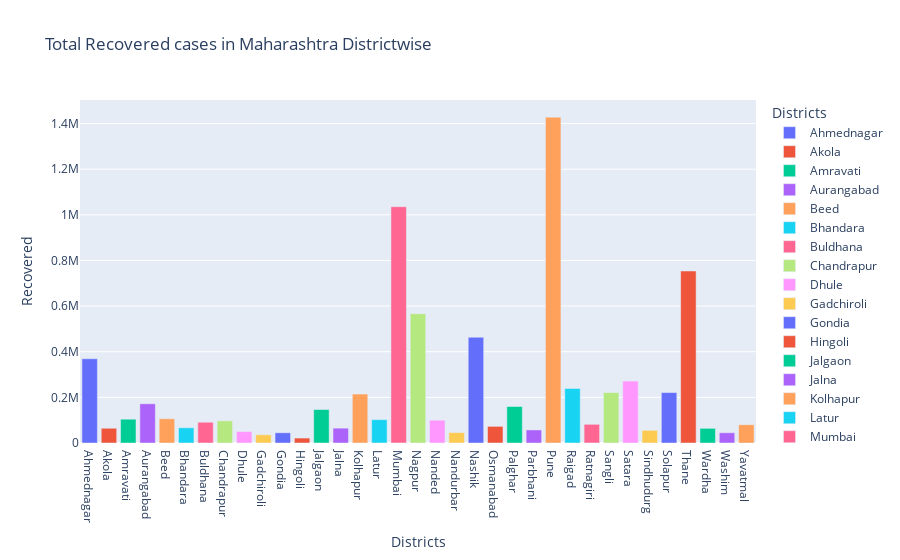

The notebook cell this image was saved under:
### Markdown cell above
**Total Recovered cases in Maharashtra Districtwise**

### Code cell
fig=px.bar(dataframe,x="Districts",y="Recovered",title="Total Recovered cases in Maharashtra Districtwise",color='Districts')
fig.show()

### Figure 1 — Plotly figure (JSON) as saved in the notebook; plotly's stock layout.template omitted (floating-point values rounded to 4 significant figures)
{"data": [{"alignmentgroup": "True", "hovertemplate": "Districts=%{x}<br>Recovered=%{y}<extra></extra>", "legendgroup": "Ahmednagar", "marker": {"color": "#636efa", "pattern": {"shape": ""}}, "name": "Ahmednagar", "offsetgroup": "Ahmednagar", "orientation": "v", "showlegend": true, "textposition": "auto", "type": "bar", "x": ["Ahmednagar"], "xaxis": "x", "y": [369253], "yaxis": "y"}, {"alignmentgroup": "True", "hovertemplate": "Districts=%{x}<br>Recovered=%{y}<extra></extra>", "legendgroup": "Akola", "marker": {"color": "#EF553B", "pattern": {"shape": ""}}, "name": "Akola", "offsetgroup": "Akola", "orientation": "v", "showlegend": true, "textposition": "auto", "type": "bar", "x": ["Akola"], "xaxis": "x", "y": [64646], "yaxis": "y"}, {"alignmentgroup": "True", "hovertemplate": "Districts=%{x}<br>Recovered=%{y}<extra></extra>", "legendgroup": "Amravati", "marker": {"color": "#00cc96", "pattern": {"shape": ""}}, "name": "Amravati", "offsetgroup": "Amravati", "orientation": "v", "showlegend": true, "textposition": "auto", "type": "bar", "x": ["Amravati"], "xaxis": "x", "y": [104272], "yaxis": "y"}, {"alignmentgroup": "True", "hovertemplate": "Districts=%{x}<br>Recovered=%{y}<extra></extra>", "legendgroup": "Aurangabad", "marker": {"color": "#ab63fa", "pattern": {"shape": ""}}, "name": "Aurangabad", "offsetgroup": "Aurangabad", "orientation": "v", "showlegend": true, "textposition": "auto", "type": "bar", "x": ["Aurangabad"], "xaxis": "x", "y": [171892], "yaxis": "y"}, {"alignmentgroup": "True", "hovertemplate": "Districts=%{x}<br>Recovered=%{y}<extra></extra>", "legendgroup": "Beed", "marker": {"color": "#FFA15A", "pattern": {"shape": ""}}, "name": "Beed", "offsetgroup": "Beed", "orientation": "v", "showlegend": true, "textposition": "auto", "type": "bar", "x": ["Beed"], "xaxis": "x", "y": [106143], "yaxis": "y"}, {"alignmentgroup": "True", "hovertemplate": "Districts=%{x}<br>Recovered=%{y}<extra></extra>", "legendgroup": "Bhandara", "marker": {"color": "#19d3f3", "pattern": {"shape": ""}}, "name": "Bhandara", "offsetgroup": "Bhandara", "orientation": "v", "showlegend": true, "textposition": "auto", "type": "bar", "x": ["Bhandara"], "xaxis": "x", "y": [66755], "yaxis": "y"}, {"alignmentgroup": "True", "hovertemplate": "Districts=%{x}<br>Recovered=%{y}<extra></extra>", "legendgroup": "Buldhana", "marker": {"color": "#FF6692", "pattern": {"shape": ""}}, "name": "Buldhana", "offsetgroup": "Buldhana", "orientation": "v", "showlegend": true, "textposition": "auto", "type": "bar", "x": ["Buldhana"], "xaxis": "x", "y": [90922], "yaxis": "y"}, {"alignmentgroup": "True", "hovertemplate": "Districts=%{x}<br>Recovered=%{y}<extra></extra>", "legendgroup": "Chandrapur", "marker": {"color": "#B6E880", "pattern": {"shape": ""}}, "name": "Chandrapur", "offsetgroup": "Chandrapur", "orientation": "v", "showlegend": true, "textposition": "auto", "type": "bar", "x": ["Chandrapur"], "xaxis": "x", "y": [97182], "yaxis": "y"}, {"alignmentgroup": "True", "hovertemplate": "Districts=%{x}<br>Recovered=%{y}<extra></extra>", "legendgroup": "Dhule", "marker": {"color": "#FF97FF", "pattern": {"shape": ""}}, "name": "Dhule", "offsetgroup": "Dhule", "orientation": "v", "showlegend": true, "textposition": "auto", "type": "bar", "x": ["Dhule"], "xaxis": "x", "y": [49963], "yaxis": "y"}, {"alignmentgroup": "True", "hovertemplate": "Districts=%{x}<br>Recovered=%{y}<extra></extra>", "legendgroup": "Gadchiroli", "marker": {"color": "#FECB52", "pattern": {"shape": ""}}, "name": "Gadchiroli", "offsetgroup": "Gadchiroli", "orientation": "v", "showlegend": true, "textposition": "auto", "type": "bar", "x": ["Gadchiroli"], "xaxis": "x", "y": [36131], "yaxis": "y"}, {"alignmentgroup": "True", "hovertemplate": "Districts=%{x}<br>Recovered=%{y}<extra></extra>", "legendgroup": "Gondia", "marker": {"color": "#636efa", "pattern": {"shape": ""}}, "name": "Gondia", "offsetgroup": "Gondia", "orientation": "v", "showlegend": true, "textposition": "auto", "type": "bar", "x": ["Gondia"], "xaxis": "x", "y": [44796], "yaxis": "y"}, {"alignmentgroup": "True", "hovertemplate": "Districts=%{x}<br>Recovered=%{y}<extra></extra>", "legendgroup": "Hingoli", "marker": {"color": "#EF553B", "pattern": {"shape": ""}}, "name": "Hingoli", "offsetgroup": "Hingoli", "orientation": "v", "showlegend": true, "textposition": "auto", "type": "bar", "x": ["Hingoli"], "xaxis": "x", "y": [21646], "yaxis": "y"}, {"alignmentgroup": "True", "hovertemplate": "Districts=%{x}<br>Recovered=%{y}<extra></extra>", "legendgroup": "Jalgaon", "marker": {"color": "#00cc96", "pattern": {"shape": ""}}, "name": "Jalgaon", "offsetgroup": "Jalgaon", "orientation": "v", "showlegend": true, "textposition": "auto", "type": "bar", "x": ["Jalgaon"], "xaxis": "x", "y": [146678], "yaxis": "y"}, {"alignmentgroup": "True", "hovertemplate": "Districts=%{x}<br>Recovered=%{y}<extra></extra>", "legendgroup": "Jalna", "marker": {"color": "#ab63fa", "pattern": {"shape": ""}}, "name": "Jalna", "offsetgroup": "Jalna", "orientation": "v", "showlegend": true, "textposition": "auto", "type": "bar", "x": ["Jalna"], "xaxis": "x", "y": [65068], "yaxis": "y"}, {"alignmentgroup": "True", "hovertemplate": "Districts=%{x}<br>Recovered=%{y}<extra></extra>", "legendgroup": "Kolhapur", "marker": {"color": "#FFA15A", "pattern": {"shape": ""}}, "name": "Kolhapur", "offsetgroup": "Kolhapur", "orientation": "v", "showlegend": true, "textposition": "auto", "type": "bar", "x": ["Kolhapur"], "xaxis": "x", "y": [214441], "yaxis": "y"}, {"alignmentgroup": "True", "hovertemplate": "Districts=%{x}<br>Recovered=%{y}<extra></extra>", "legendgroup": "Latur", "marker": {"color": "#19d3f3", "pattern": {"shape": ""}}, "name": "Latur", "offsetgroup": "Latur", "orientation": "v", "showlegend": true, "textposition": "auto", "type": "bar", "x": ["Latur"], "xaxis": "x", "y": [102378], "yaxis": "y"}, {"alignmentgroup": "True", "hovertemplate": "Districts=%{x}<br>Recovered=%{y}<extra></extra>", "legendgroup": "Mumbai", "marker": {"color": "#FF6692", "pattern": {"shape": ""}}, "name": "Mumbai", "offsetgroup": "Mumbai", "orientation": "v", "showlegend": true, "textposition": "auto", "type": "bar", "x": ["Mumbai"], "xaxis": "x", "y": [1035610], "yaxis": "y"}, {"alignmentgroup": "True", "hovertemplate": "Districts=%{x}<br>Recovered=%{y}<extra></extra>", "legendgroup": "Nagpur", "marker": {"color": "#B6E880", "pattern": {"shape": ""}}, "name": "Nagpur", "offsetgroup": "Nagpur", "orientation": "v", "showlegend": true, "textposition": "auto", "type": "bar", "x": ["Nagpur"], "xaxis": "x", "y": [566766], "yaxis": "y"}, {"alignmentgroup": "True", "hovertemplate": "Districts=%{x}<br>Recovered=%{y}<extra></extra>", "legendgroup": "Nanded", "marker": {"color": "#FF97FF", "pattern": {"shape": ""}}, "name": "Nanded", "offsetgroup": "Nanded", "orientation": "v", "showlegend": true, "textposition": "auto", "type": "bar", "x": ["Nanded"], "xaxis": "x", "y": [99903], "yaxis": "y"}, {"alignmentgroup": "True", "hovertemplate": "Districts=%{x}<br>Recovered=%{y}<extra></extra>", "legendgroup": "Nandurbar", "marker": {"color": "#FECB52", "pattern": {"shape": ""}}, "name": "Nandurbar", "offsetgroup": "Nandurbar", "orientation": "v", "showlegend": true, "textposition": "auto", "type": "bar", "x": ["Nandurbar"], "xaxis": "x", "y": [45608], "yaxis": "y"}, {"alignmentgroup": "True", "hovertemplate": "Districts=%{x}<br>Recovered=%{y}<extra></extra>", "legendgroup": "Nashik", "marker": {"color": "#636efa", "pattern": {"shape": ""}}, "name": "Nashik", "offsetgroup": "Nashik", "orientation": "v", "showlegend": true, "textposition": "auto", "type": "bar", "x": ["Nashik"], "xaxis": "x", "y": [463406], "yaxis": "y"}, {"alignmentgroup": "True", "hovertemplate": "Districts=%{x}<br>Recovered=%{y}<extra></extra>", "legendgroup": "Osmanabad", "marker": {"color": "#EF553B", "pattern": {"shape": ""}}, "name": "Osmanabad", "offsetgroup": "Osmanabad", "orientation": "v", "showlegend": true, "textposition": "auto", "type": "bar", "x": ["Osmanabad"], "xaxis": "x", "y": [72916], "yaxis": "y"}, {"alignmentgroup": "True", "hovertemplate": "Districts=%{x}<br>Recovered=%{y}<extra></extra>", "legendgroup": "Palghar", "marker": {"color": "#00cc96", "pattern": {"shape": ""}}, "name": "Palghar", "offsetgroup": "Palghar", "orientation": "v", "showlegend": true, "textposition": "auto", "type": "bar", "x": ["Palghar"], "xaxis": "x", "y": [159935], "yaxis": "y"}, {"alignmentgroup": "True", "hovertemplate": "Districts=%{x}<br>Recovered=%{y}<extra></extra>", "legendgroup": "Parbhani", "marker": {"color": "#ab63fa", "pattern": {"shape": ""}}, "name": "Parbhani", "offsetgroup": "Parbhani", "orientation": "v", "showlegend": true, "textposition": "auto", "type": "bar", "x": ["Parbhani"], "xaxis": "x", "y": [57207], "yaxis": "y"}, {"alignmentgroup": "True", "hovertemplate": "Districts=%{x}<br>Recovered=%{y}<extra></extra>", "legendgroup": "Pune", "marker": {"color": "#FFA15A", "pattern": {"shape": ""}}, "name": "Pune", "offsetgroup": "Pune", "orientation": "v", "showlegend": true, "textposition": "auto", "type": "bar", "x": ["Pune"], "xaxis": "x", "y": [1428051], "yaxis": "y"}, {"alignmentgroup": "True", "hovertemplate": "Districts=%{x}<br>Recovered=%{y}<extra></extra>", "legendgroup": "Raigad", "marker": {"color": "#19d3f3", "pattern": {"shape": ""}}, "name": "Raigad", "offsetgroup": "Raigad", "orientation": "v", "showlegend": true, "textposition": "auto", "type": "bar", "x": ["Raigad"], "xaxis": "x", "y": [239092], "yaxis": "y"}, {"alignmentgroup": "True", "hovertemplate": "Districts=%{x}<br>Recovered=%{y}<extra></extra>", "legendgroup": "Ratnagiri", "marker": {"color": "#FF6692", "pattern": {"shape": ""}}, "name": "Ratnagiri", "offsetgroup": "Ratnagiri", "orientation": "v", "showlegend": true, "textposition": "auto", "type": "bar", "x": ["Ratnagiri"], "xaxis": "x", "y": [81827], "yaxis": "y"}, {"alignmentgroup": "True", "hovertemplate": "Districts=%{x}<br>Recovered=%{y}<extra></extra>", "legendgroup": "Sangli", "marker": {"color": "#B6E880", "pattern": {"shape": ""}}, "name": "Sangli", "offsetgroup": "Sangli", "orientation": "v", "showlegend": true, "textposition": "auto", "type": "bar", "x": ["Sangli"], "xaxis": "x", "y": [221232], "yaxis": "y"}, {"alignmentgroup": "True", "hovertemplate": "Districts=%{x}<br>Recovered=%{y}<extra></extra>", "legendgroup": "Satara", "marker": {"color": "#FF97FF", "pattern": {"shape": ""}}, "name": "Satara", "offsetgroup": "Satara", "orientation": "v", "showlegend": true, "textposition": "auto", "type": "bar", "x": ["Satara"], "xaxis": "x", "y": [271259], "yaxis": "y"}, {"alignmentgroup": "True", "hovertemplate": "Districts=%{x}<br>Recovered=%{y}<extra></extra>", "legendgroup": "Sindhudurg", "marker": {"color": "#FECB52", "pattern": {"shape": ""}}, "name": "Sindhudurg", "offsetgroup": "Sindhudurg", "orientation": "v", "showlegend": true, "textposition": "auto", "type": "bar", "x": ["Sindhudurg"], "xaxis": "x", "y": [55469], "yaxis": "y"}, {"alignmentgroup": "True", "hovertemplate": "Districts=%{x}<br>Recovered=%{y}<extra></extra>", "legendgroup": "Solapur", "marker": {"color": "#636efa", "pattern": {"shape": ""}}, "name": "Solapur", "offsetgroup": "Solapur", "orientation": "v", "showlegend": true, "textposition": "auto", "type": "bar", "x": ["Solapur"], "xaxis": "x", "y": [221035], "yaxis": "y"}, {"alignmentgroup": "True", "hovertemplate": "Districts=%{x}<br>Recovered=%{y}<extra></extra>", "legendgroup": "Thane", "marker": {"color": "#EF553B", "pattern": {"shape": ""}}, "name": "Thane", "offsetgroup": "Thane", "orientation": "v", "showlegend": true, "textposition": "auto", "type": "bar", "x": ["Thane"], "xaxis": "x", "y": [753903], "yaxis": "y"}, {"alignmentgroup": "True", "hovertemplate": "Districts=%{x}<br>Recovered=%{y}<extra></extra>", "legendgroup": "Wardha", "marker": {"color": "#00cc96", "pattern": {"shape": ""}}, "name": "Wardha", "offsetgroup": "Wardha", "orientation": "v", "showlegend": true, "textposition": "auto", "type": "bar", "x": ["Wardha"], "xaxis": "x", "y": [64235], "yaxis": "y"}, {"alignmentgroup": "True", "hovertemplate": "Districts=%{x}<br>Recovered=%{y}<extra></extra>", "legendgroup": "Washim", "marker": {"color": "#ab63fa", "pattern": {"shape": ""}}, "name": "Washim", "offsetgroup": "Washim", "orientation": "v", "showlegend": true, "textposition": "auto", "type": "bar", "x": ["Washim"], "xaxis": "x", "y": [44934], "yaxis": "y"}, {"alignmentgroup": "True", "hovertemplate": "Districts=%{x}<br>Recovered=%{y}<extra></extra>", "legendgroup": "Yavatmal", "marker": {"color": "#FFA15A", "pattern": {"shape": ""}}, "name": "Yavatmal", "offsetgroup": "Yavatmal", "orientation": "v", "showlegend": true, "textposition": "auto", "type": "bar", "x": ["Yavatmal"], "xaxis": "x", "y": [80134], "yaxis": "y"}], "layout": {"barmode": "relative", "legend": {"title": {"text": "Districts"}, "tracegroupgap": 0}, "title": {"text": "Total Recovered cases in Maharashtra Districtwise"}, "xaxis": {"anchor": "y", "categoryarray": ["Ahmednagar", "Akola", "Amravati", "Aurangabad", "Beed", "Bhandara", "Buldhana", "Chandrapur", "Dhule", "Gadchiroli", "Gondia", "Hingoli", "Jalgaon", "Jalna", "Kolhapur", "Latur", "Mumbai", "Nagpur", "Nanded", "Nandurbar", "Nashik", "Osmanabad", "Palghar", "Parbhani", "Pune", "Raigad", "Ratnagiri", "Sangli", "Satara", "Sindhudurg", "Solapur", "Thane", "Wardha", "Washim", "Yavatmal"], "categoryorder": "array", "domain": [0, 1], "title": {"text": "Districts"}}, "yaxis": {"anchor": "x", "domain": [0, 1], "title": {"text": "Recovered"}}}}
